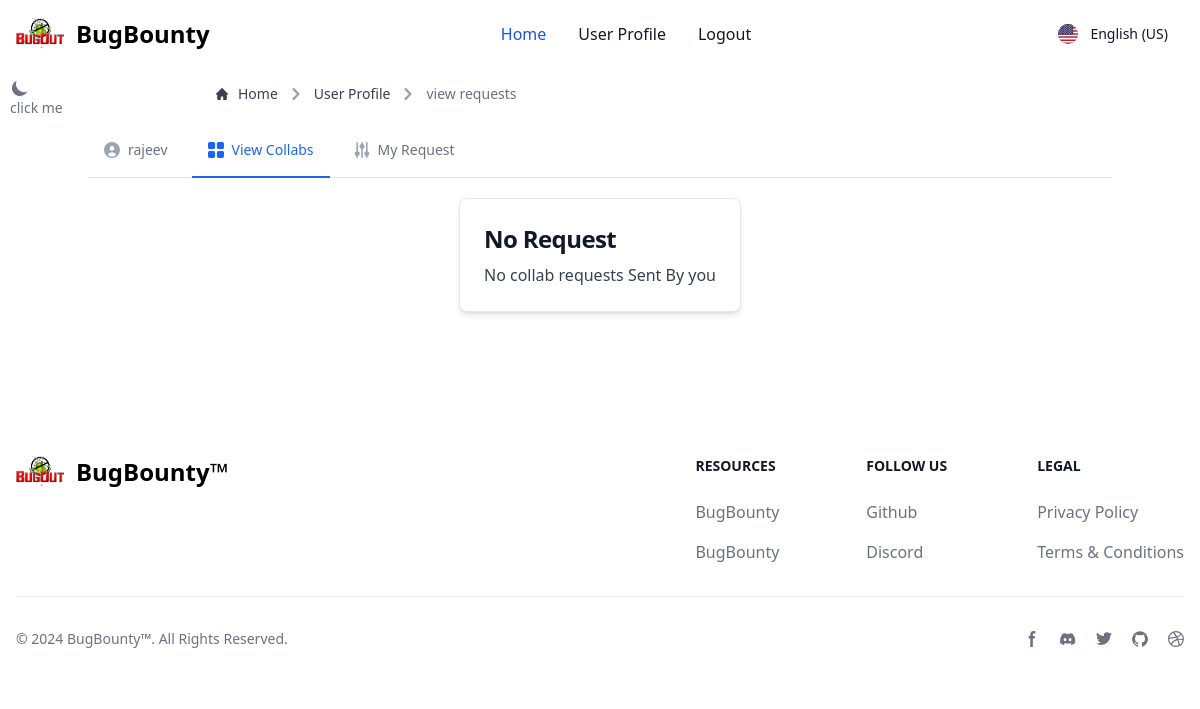
Before: /mycollabs (signed in) with the older database file.
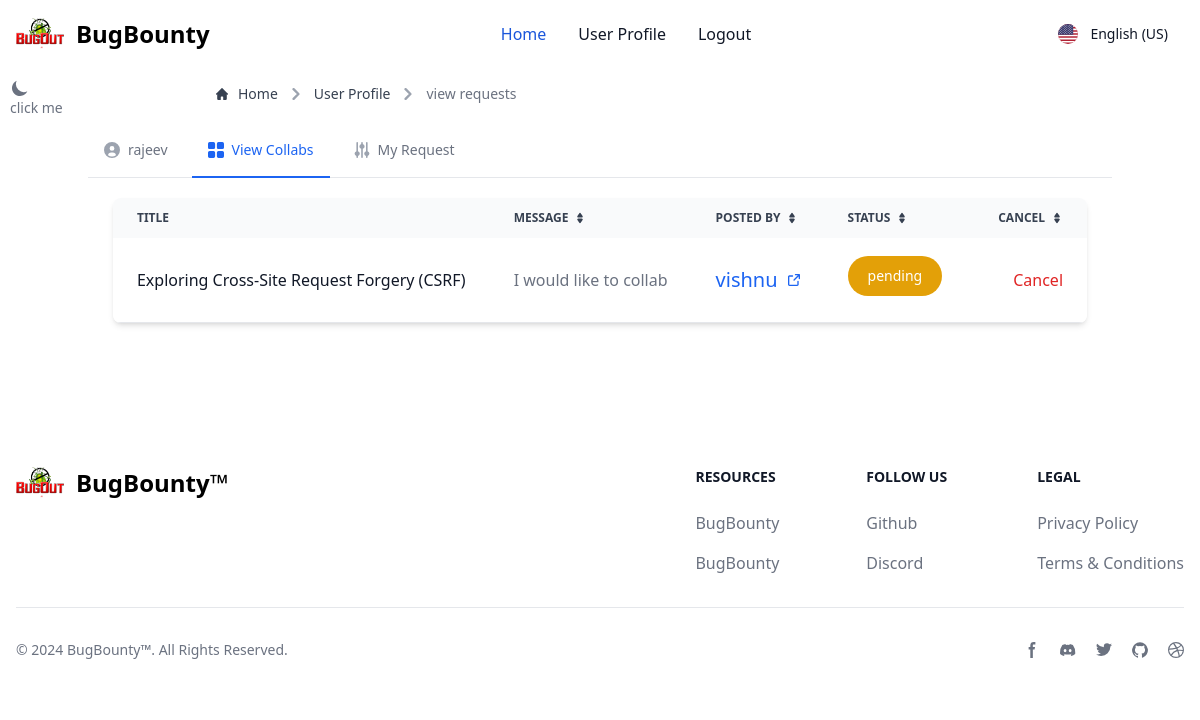
After: the same page with the newer database file.
### app/models.py (models this page shows)
class collaborate(models.Model):
    post = models.ForeignKey(Posts, on_delete=models.CASCADE)
    user = models.ForeignKey(User, on_delete=models.CASCADE)
    description = models.TextField()
    status=models.CharField( max_length=50,default="pending")

class Posts(models.Model):
    title = models.CharField(max_length=150)
    description = models.TextField()
    tags = models.CharField(max_length=150, null=True, blank=True)
    user = models.ForeignKey(User, on_delete=models.CASCADE)
    date = models.DateField(auto_now=True)

### app/views.py (the view)
# urls.py: path('mycollabs',myCollabs,name='mycollabs'),
@login_required(login_url='/login')
def myCollabs(request):
    query = collaborate.objects.filter(user=request.user)
    return render(request, 'viewmycollab.html', {"query": query})

### app/templates/viewmycollab.html (shortened to what this page needs)
{% extends 'viewcollabrequests.html' %}
{% block colabs %}
<div class="relative overflow-x-auto shadow-md sm:rounded-lg">
    {% if query|length != 0 %}
    <table class="w-full text-sm text-left rtl:text-right text-gray-500 dark:text-gray-400">
        <thead class="text-xs text-gray-700 uppercase bg-gray-50 dark:bg-gray-700 dark:text-gray-400">
            <tr>
                <th scope="col" class="px-6 py-3">
                    Title
                </th>
                <th scope="col" class="px-6 py-3">
                    <div class="flex items-center">
                        Message
                        <a href="#"></a>
                    </div>
                </th>
                <th scope="col" class="px-6 py-3">
                    <div class="flex items-center">
                        Posted By
                        <a href="#"></a>
                    </div>
                </th>
                <th scope="col" class="px-6 py-3">
                    <div class="flex items-center">
                        Status
                        <a href="#"></a>
                    </div>
                </th>
                <th scope="col" class="px-6 py-3">
                    <div class="flex items-center">
                        Cancel
                        <a href="#"></a>
                    </div>
                </th>
            </tr>
        </thead>
        <tbody>
            {% for val in query %}
            <tr class="bg-white border-b dark:bg-gray-800 dark:border-gray-700 md:text-base text-xs">
                <th scope="row" class="px-6 py-4 font-medium text-gray-900 whitespace-nowrap dark:text-white">
                    {{val.post.title}}
                </th>
                <td class="px-6 py-4">
                    {{val.description}}
                </td>
                <td class="px-6 py-4">
                    <a href="{% url "publicprofile" val.post.user %}" class="inline-flex font-medium items-center text-blue-600 hover:underline pt-3 pb-3 text-xl">
                        {{val.post.user}}
                     </a>
                </td>
                <td class="px-6 py-4">
                    {% if val.status == "pending" %}
                    <button type="button" class="text-white bg-yellow-400 hover:bg-yellow-500 focus:outline-none focus:ring-4 focus:ring-yellow-300 font-medium rounded-full text-sm px-5 py-2.5 text-center me-2 mb-2 dark:focus:ring-yellow-900">{{val.status}}</button>
                    {% elif val.status == "cancled" %}
                    <button type="button" class="text-white bg-red-700 hover:bg-red-800 focus:outline-none focus:ring-4 focus:ring-red-300 font-medium rounded-full text-sm px-5 py-2.5 text-center me-2 mb-2 dark:bg-red-600 dark:hover:bg-red-700 dark:focus:ring-red-900">{{val.status}}</button>
                    {% else %}
                    <button type="button" class="text-white bg-green-700 hover:bg-green-800 focus:outline-none focus:ring-4 focus:ring-green-300 font-medium rounded-full text-sm px-5 py-2.5 text-center me-2 mb-2 dark:bg-green-600 dark:hover:bg-green-700 dark:focus:ring-green-800">{{val.status}}</button>
                    {% endif %}
                </td>
                <td class="px-6 py-4 text-right">
                    {% if val.status != "accepted" %}
                    <a href="{% url "deleetcollabs" val.id %}" class="font-medium text-red-600 dark:text-red-500 hover:underline">Cancel</a>
                    {% else %}
                   <a class="font-medium text-blue-600 dark:text-blue-500 hover:underline"> No cancellation After Accepted Collabs</a>
                    {% endif %}
                </td>
            </tr>
            {% endfor %}
        </tbody>
    </table>
    {% else %}
<a href="#" class="block max-w-sm p-6 bg-white border border-gray-200 rounded-lg shadow hover:bg-gray-100 dark:bg-gray-800 dark:border-gray-700 dark:hover:bg-gray-700">
    <h5 class="mb-2 text-2xl font-bold tracking-tight text-gray-900 dark:text-white">No Request</h5>
    <p class="font-normal text-gray-700 dark:text-gray-400">No collab requests Sent By you</p>
    </a>
            {% endif %}
</div>
{% endblock colabs %}

Changed rows visible on the page:
added collaborate: post "Exploring Cross-Site Request Forgery (CSRF)", description "I would like to collab", post.user "vishnu", status "pending", shows "Cancel"
Other visible differences:
text no longer shown: "No Request No collab requests Sent By you"
text now shown: "TITLE MESSAGE POSTED BY STATUS CANCEL"
